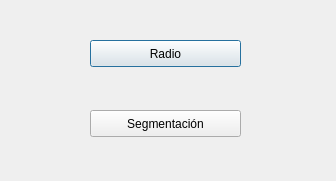
<?xml version="1.0" encoding="UTF-8"?>
<ui version="4.0">
 <class>CensoSegmentoDialogBase</class>
 <widget class="QDialog" name="CensoSegmentoDialogBase">
  <property name="geometry">
   <rect>
    <x>0</x>
    <y>0</y>
    <width>336</width>
    <height>181</height>
   </rect>
  </property>
  <property name="windowTitle">
   <string>Censo Segmento</string>
  </property>
  <widget class="QPushButton" name="buttonRadio">
   <property name="geometry">
    <rect>
     <x>90</x>
     <y>40</y>
     <width>151</width>
     <height>27</height>
    </rect>
   </property>
   <property name="toolTip">
    <string>&lt;html&gt;&lt;head/&gt;&lt;body&gt;&lt;p&gt;Generar Atlas de Radio&lt;/p&gt;&lt;/body&gt;&lt;/html&gt;</string>
   </property>
   <property name="text">
    <string>Radio</string>
   </property>
  </widget>
  <widget class="QPushButton" name="buttonSegmentacion">
   <property name="geometry">
    <rect>
     <x>90</x>
     <y>110</y>
     <width>151</width>
     <height>27</height>
    </rect>
   </property>
   <property name="text">
    <string>Segmentación</string>
   </property>
  </widget>
 </widget>
 <resources/>
 <connections/>
</ui>
